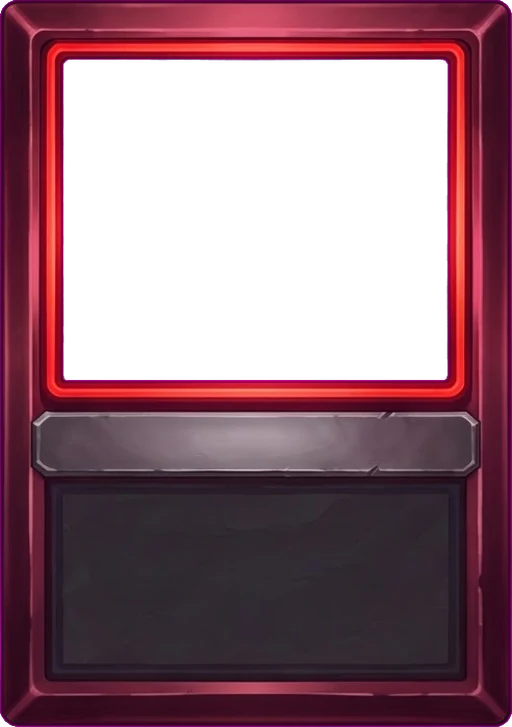
#> input picture assets/quest/frame_attack.webp, 512 x 727 px; its folder holds only this picture in this run
$ python quest_frames.py ../assets/quest/frame_attack.webp
#> lines starting #> are read from the running program, lines starting #| are printed output that depends on the picture; after the words box and inside, x2 and y2 are one past the last pixel; in counts of white or black regions, pixels touching at a corner belong together
"""Quest's card frames: cut the one Gemini sheet (art/QUEST_GEMINI_PROMPTS.md) into the nine files the game loads.

    python3 tools/quest_frames.py art/quest_frames_raw.png [--size 512] [--tol 90] [--check]

The sheet is a 3 x 3 grid: the columns are the card types (attack, skill, power), the rows are the rarities
(common, uncommon, rare). Each cell is cut at exact thirds, the magenta (#FF00FF) keyed out to transparency —
the picture window, the title plate, the rules panel, the cost socket and everything around the card — the card
trimmed to its own bounds and resized to the game's 1 : 1.42, then written as a compressed .webp to assets/quest/.

--check measures the sheet against the rectangles qLay() draws to and writes nothing. Run it first: a frame whose
window is a few percent off crops every illustration, and that is invisible until the art is in the game.

Needs Pillow (pip install pillow); numpy is used when present and is only a speed-up. Nothing else in the repo
depends on it: the game paints the same frames in code until these files are there, and drops them in without a
code change once they are.
"""
import json, os, sys

TYPES = ['attack', 'skill', 'power']          # the columns
RARITY = ['', '_u', '_r']                     # the rows
ROOT = os.path.dirname(os.path.dirname(os.path.abspath(__file__)))
OUT = os.path.join(ROOT, 'assets', 'quest')
LAY = os.path.join(OUT, 'frames.json')        # what each frame actually measures; the game reads it
KEY = (255, 0, 255)                           # the chroma the prompt asks for
TOL = 90                                      # how far from pure magenta still counts as a hole (Gemini shades it)
CORE = 0.62                                   # below TOL * CORE a pixel is fully a hole; above it, it fades out
RATIO = 1.42                                  # the card's height / width, the same number as qLay() in index.html
ROWS = {'common': 0, 'uncommon': 1, 'rare': 2}  # --row <name>: the sheet is that one rarity, three cards across
ROW = None                                    # set from the command line; None means a whole 3 x 3 sheet

# The openings, as fractions of the card box, straight out of qLay(w) in index.html.
# x, y, w, h — the cost socket as the square that bounds its circle.
# Only ONE of the three is a hole. qCard draws the picture, then the frame over it, then the title and
# the rules text on top of the frame — so the picture window must be cut out, while the title plate and the
# rules panel must be painted metal the text can sit on. A plate cut to magenta would show the card's own
# shadow through it behind the words.
SPEC = {
    'picture window': (0.115, 0.100, 0.770, 0.395),   # art: -.385w, -.400h, .770w, .395h
}
PLATES = {
    'title plate':    (0.095, 0.535, 0.810, 0.100),   # nameY .085h is the plate's centre, nameH .100h
    'rules panel':    (0.100, 0.695, 0.800, 0.205),   # txtY .295h is the centre of a .205h panel
}
# The cost gem is NOT an opening. qPaintGem() paints an opaque gem of exactly the gem radius over
# the frame, so a socket cut in the art would be completely hidden: measured, cutting it changes
# 2.06% of the pixels in that corner, which is only the semi-transparent shadow ring at 1.04r.
# Worse, a socket makes the frame asymmetric, and qLay puts the gem in the corner the language
# starts from — so an asymmetric frame has to be mirrored per language, which mirrors its light.
# Keep the frame symmetric and both top corners plain, and none of that arises.
SOCKET = (0.017, 0.004, 0.296, 0.208)             # where the gem lands; must be SOLID in the art
TOLERANCE = 0.02                              # how far an opening may drift before --check calls it out


def key_out(im, tol=TOL):
    """Magenta -> transparent, with the halo around each hole faded instead of left as a purple fringe."""
    im = im.convert('RGBA')
    try:
        import numpy as np
    except ImportError:
        return _key_out_slow(im, tol)
    a = np.asarray(im).astype(np.int16)
    r, g, b = a[..., 0], a[..., 1], a[..., 2]
    # distance from the key, weighted so a reddish or bluish pixel is not eaten
    d = np.maximum(np.maximum(np.abs(r - KEY[0]), np.abs(g - KEY[1])), np.abs(b - KEY[2]))
    core, edge = tol * CORE, float(tol)
    k = np.clip((d - core) / max(1.0, edge - core), 0.0, 1.0)      # 0 = hole, 1 = card
    out = a.copy()
    out[..., 3] = (a[..., 3] * k).astype(np.int16)
    # despill only the half-transparent rim, so a violet or crimson frame is never touched
    rim = (k > 0.0) & (k < 1.0)
    if rim.any():
        mid = ((g + np.minimum(r, b)) // 2).astype(np.int16)
        out[..., 0] = np.where(rim, np.minimum(r, np.maximum(mid, g)), r)
        out[..., 2] = np.where(rim, np.minimum(b, np.maximum(mid, g)), b)
    from PIL import Image
    return Image.fromarray(out.astype('uint8'), 'RGBA')


# [15 lines left out: function _key_out_slow, not called in this run]


_GRID = {}


def _bands(mask, axis, n=3):
    """Where the n solid stripes sit along an axis, from the gaps of keyed background between them."""
    try:
        import numpy as np
    except ImportError:
        return None
    hit = mask.any(axis=axis)
    n = 1 if (axis == 1 and ROW is not None) else n   # --row: one band of rows, three of columns
    runs, start = [], None
    for i, v in enumerate(hit):
        if v and start is None:
            start = i
        elif not v and start is not None:
            runs.append((start, i)); start = None
    if start is not None:
        runs.append((start, len(hit)))
    runs = [r for r in runs if r[1] - r[0] > len(hit) * 0.04]       # ignore specks
    return runs if len(runs) == n else None


def grid(im, tol=TOL):
    """The nine cards' boxes, found rather than assumed.

    A generated sheet rarely lands its cards on exact thirds — the one that prompted this had 113px
    outer margins and 36px gutters, so the left card crossed the first third line and the middle cell
    measured the full cell width. Reading the gutters instead removes the even-grid requirement: the
    columns and rows are wherever the keyed background runs clear through the sheet. Falls back to
    thirds when the sheet has no clean gutters (one blended sheet, a card touching its neighbour).
    """
    key = id(im)
    if key in _GRID:
        return _GRID[key]
    out = None
    try:
        import numpy as np
        a = np.asarray(im.convert('RGB')).astype(int)
        solid = ~((np.abs(a[..., 0] - KEY[0]) < tol) & (a[..., 1] < tol) & (np.abs(a[..., 2] - KEY[2]) < tol))
        cols, rows = _bands(solid, 0), _bands(solid, 1)
        if cols and rows:
            out = [[(cols[c][0], rows[r][0], cols[c][1], rows[r][1]) for c in range(3)] for r in range(len(rows))]
    except ImportError:
        pass
    _GRID[key] = out
    return out


def cell(im, col, row, tol=TOL):
    g = grid(im, tol)
    if g:
        return im.crop(g[0 if ROW is not None else row][col])
    w, h = im.size
    n, r = (1, 0) if ROW is not None else (3, row)
    x0, x1 = round(w * col / 3), round(w * (col + 1) / 3)
    y0, y1 = round(h * r / n), round(h * (r + 1) / n)
    return im.crop((x0, y0, x1, y1))


def rows_wanted():
    """Which (index, suffix) pairs this run touches: every rarity, or just the one --row names."""
    return list(enumerate(RARITY)) if ROW is None else [(ROWS[ROW], RARITY[ROWS[ROW]])]


def card_box(im):
    """The card's own bounds inside its cell, the keyed margin dropped.

    Read from the alpha channel explicitly: Pillow 9.2+ does this for RGBA anyway, older
    Pillow looks at all four bands and would hand back the whole cell."""
    return im.getchannel('A').getbbox()


def measure_frame(im):
    """Where this frame's window and two plates really sit, as fractions of the frame image.

    Three sheets drifted three different ways, so the code reads the art rather than the art obeying
    the code. Returns None when the frame does not look like a card; the game then keeps its constants.

    Measured: the window as a full rectangle, and the two plates as vertical bands only. The widths are
    left to qLay, because the title and the rules are centred and scaled to fit a width anyway — only
    their height on the card has ever been wrong, and detecting a plate's edges by colour is the part
    that would not hold (the rules tablet is nearly the colour of the frame's own body beneath it).

    The window is the largest transparent region not touching the image border. The title bar is found
    by comparing the middle of each row with that row's outer edges: across the bar the middle is a
    different colour from the metal beside it, across the frame's body the two match. The rules tablet
    is then the darkest wide band below the bar — it does not separate by colour, but it does by tone.
    """
    try:
        import numpy as np
    except ImportError:
        return None
    a = np.asarray(im.convert('RGBA')).astype(int)
    H, W, _ = a.shape
    if H < 40 or W < 40:
        return None
    clear = a[..., 3] < 24

    seen = np.zeros_like(clear)
    stack = [(0, x) for x in range(W) if clear[0, x]] + [(H - 1, x) for x in range(W) if clear[H - 1, x]]
    stack += [(y, 0) for y in range(H) if clear[y, 0]] + [(y, W - 1) for y in range(H) if clear[y, W - 1]]
    for y, x in stack:
        seen[y, x] = True

    def flood(st):
        px = []
        while st:
            y, x = st.pop()
            px.append((y, x))
            for ny, nx in ((y - 1, x), (y + 1, x), (y, x - 1), (y, x + 1)):
                if 0 <= ny < H and 0 <= nx < W and clear[ny, nx] and not seen[ny, nx]:
                    seen[ny, nx] = True
                    st.append((ny, nx))
        return px

    flood(stack)                                 # the holes touching the border are the outside
    best = []
    for y in range(H):
        for x in range(W):
            if clear[y, x] and not seen[y, x]:
                seen[y, x] = True
                px = flood([(y, x)])
                if len(px) > len(best):
                    best = px
    if len(best) < W * H * 0.02:
        return None
    ys = np.array([p[0] for p in best]); xs = np.array([p[1] for p in best])
    ax0, ax1, ay0, ay1 = xs.min(), xs.max() + 1, ys.min(), ys.max() + 1
    if ay1 > H * 0.85:
        return None

    rgb, op = a[..., :3], a[..., 3] > 200
    mid = slice(int(W * 0.30), int(W * 0.70))
    edge = np.r_[np.arange(int(W * 0.04), int(W * 0.14)), np.arange(int(W * 0.86), int(W * 0.96))]
    diff, tone = np.full(H, np.nan), np.full(H, np.nan)
    for y in range(ay1, H):
        m, e = op[y, mid], op[y, edge]
        if m.sum() < (mid.stop - mid.start) * 0.6:
            continue
        tone[y] = rgb[y, mid][m].mean()
        if e.sum() >= len(edge) * 0.5:
            diff[y] = np.abs(rgb[y, mid][m].mean(axis=0) - rgb[y, edge][e].mean(axis=0)).mean()
    if np.isnan(diff).all() or np.isnan(tone).all():
        return None

    # [11 lines left out: function runs_over, not called in this run]

    thr = np.nanmin(diff) + (np.nanmax(diff) - np.nanmin(diff)) * 0.40
    bars = runs_over(diff, thr, ay1, H)
    if not bars:
        return None
    name = max(bars, key=lambda r: np.nanmean(diff[r[0]:r[1] + 1]) * (r[1] - r[0]))

    sub = tone[name[1] + 1:]                      # the tablet: the darkest wide band under the bar
    if np.isnan(sub).all():
        return None
    lo_t, hi_t = np.nanmin(sub), np.nanmax(sub)
    if hi_t - lo_t < 6:
        return None
    dark = runs_over(-tone, -(lo_t + (hi_t - lo_t) * 0.45), name[1] + 1, H)
    if not dark:
        return None
    txt = max(dark, key=lambda r: r[1] - r[0])
    if txt[1] - txt[0] < H * 0.08 or name[1] - name[0] < H * 0.02:
        return None
    f4 = lambda v: round(v, 4)
    return {'art': [f4(ax0 / W), f4(ay0 / H), f4((ax1 - ax0) / W), f4((ay1 - ay0) / H)],
            'nameY': f4((name[0] + name[1] + 1) / 2 / H), 'nameH': f4((name[1] + 1 - name[0]) / H),
            'txtY': f4((txt[0] + txt[1] + 1) / 2 / H), 'txtH': f4((txt[1] + 1 - txt[0]) / H)}


# [126 lines left out: functions probe, check, not called in this run]


def main():
    global ROW
    args = [a for a in sys.argv[1:] if not a.startswith('--')]
    size, tol = 512, TOL
    if '--row' in sys.argv:                     # a re-run of one rarity: the sheet is three cards across
        ROW = sys.argv[sys.argv.index('--row') + 1]
        if ROW not in ROWS:
            sys.exit('--row takes one of: ' + ', '.join(ROWS))
        args = [a for a in args if a != ROW]
    if '--size' in sys.argv:
        size = int(sys.argv[sys.argv.index('--size') + 1])
    if '--tol' in sys.argv:
        tol = int(sys.argv[sys.argv.index('--tol') + 1])
    if not args:
        sys.exit(__doc__)
    src = args[0]
    try:
        from PIL import Image
    except ImportError:
        sys.exit('Pillow is needed: pip install pillow')
    sheet = Image.open(src)
#> sheet is the input picture: PIL image 512x727 RGBA; mean R, G, B, A 64.5, 26.8, 39.2, 170.6
    if '--check' in sys.argv:
        sys.exit(check(sheet, tol))
    want = (3 / RATIO) if ROW is not None else (1 / RATIO)   # three across, one or three down
    if abs(sheet.size[0] / sheet.size[1] - want) > 0.08 * max(1, want):
        print('note: the sheet is %dx%d (%.3f wide-to-tall); %s 1:%.2f cards want %.3f'
              % (sheet.size + (sheet.size[0] / sheet.size[1], 'three' if ROW else 'nine', RATIO, want)))
    os.makedirs(OUT, exist_ok=True)
    try:                                        # --row rewrites three entries and leaves the other six
        lay = json.load(open(LAY))
    except Exception:
        lay = {}
    for row, rar in rows_wanted():
        for col, t in enumerate(TYPES):
            im = key_out(cell(sheet, col, row), tol)
#> in grid, `key = id(im)`: key = 139700762725904
#> in grid, `solid = ~((np.abs(a[..., 0] - KEY[0]) < tol) & (a[..., 1] < tol) & (np..`:
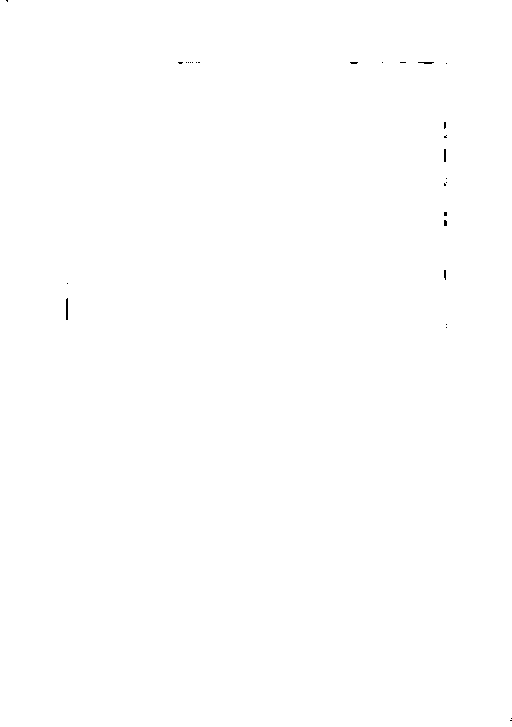
#> solid: shape (727, 512) bool; 99.9% white; black in thin lines or dots
#> the loop in _bands, `for i, v in enumerate(hit):` made 512 passes
#> start on pass 1: 0
#> after the loop in _bands, `for i, v in enumerate(hit):`: runs = []; start = 0
#> in _bands, `runs = [r for r in runs if r[1] - r[0] > len(hit) * 0.04]`: runs = [(0, 512)]
#> the loop in _bands (call 2), `for i, v in enumerate(hit):` made 727 passes
#> in cell, `return im.crop((x0, y0, x1, y1))`:
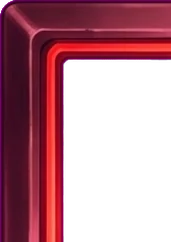
#> returned value: PIL image 171x242 RGBA; mean R, G, B, A 69, 15.8, 28.8, 133.7; transparent parts drawn white
#> in key_out, `r, g, b = a[..., 0], a[..., 1], a[..., 2]`:
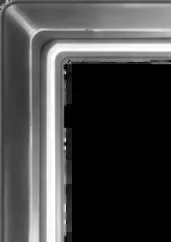
#> r: shape (242, 171) int16; min 0, max 255, mean 69
#> in key_out, `d = np.maximum(np.maximum(np.abs(r - KEY[0]), np.abs(g - KEY[1])), np...`:
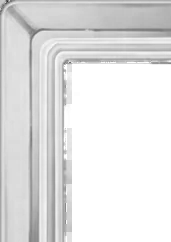
#> d: shape (242, 171) int16; min 46, max 255, mean 226.3
#> in key_out, `out[..., 3] = (a[..., 3] * k).astype(np.int16)`: out: shape (242, 171, 4) int16; mean R, G, B, A 69, 15.8, 28.8, 133.7
#> in key_out, `rim = (k > 0.0) & (k < 1.0)`: rim: shape (242, 171) bool; 0% white in thin lines or dots, all inside (x1, y1, x2, y2) = (6, 0, 8, 1)
#> in key_out, `mid = ((g + np.minimum(r, b)) // 2).astype(np.int16)`:
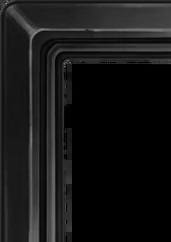
#> mid: shape (242, 171) int16; min 0, max 152, mean 22.1
#> in key_out, `out[..., 0] = np.where(rim, np.minimum(r, np.maximum(mid, g)), r)`: out: shape (242, 171, 4) int16; mean R, G, B, A 69, 15.8, 28.8, 133.7
#> in key_out, `out[..., 2] = np.where(rim, np.minimum(b, np.maximum(mid, g)), b)`: out: shape (242, 171, 4) int16; mean R, G, B, A 69, 15.8, 28.8, 133.7
            box = card_box(im)                  # the card's own bounds, the magenta margin dropped
#> box = (0, 0, 171, 242)
            if box:
                im = im.crop(box)
            ar = im.size[1] / im.size[0]
#> ar = 1.42
            if abs(ar / RATIO - 1) > 0.03:      # resizing keeps every opening at its own percentage of the
                off = (ar / RATIO - 1) * 100    # card, so the layout still lines up -- but the art is stretched
                print('  ! %-12s is h/w %.3f, %+.1f%% off 1:%.2f: the frame will be squeezed to fit.'
                      % (t + (rar or ''), ar, off, RATIO))
                print('    Regenerate the sheet at 1:%.2f. Do not crop to fit -- cropping is what would move'
                      % RATIO)
                print('    the openings off the rectangles qLay() draws to.')
            im = im.resize((size, round(size * RATIO)), Image.LANCZOS)
            path = os.path.join(OUT, 'frame_%s%s.webp' % (t, rar))
            im.save(path, 'WEBP', quality=88, method=6)
            m = measure_frame(Image.open(path))
#> in measure_frame, `clear = a[..., 3] < 24`:
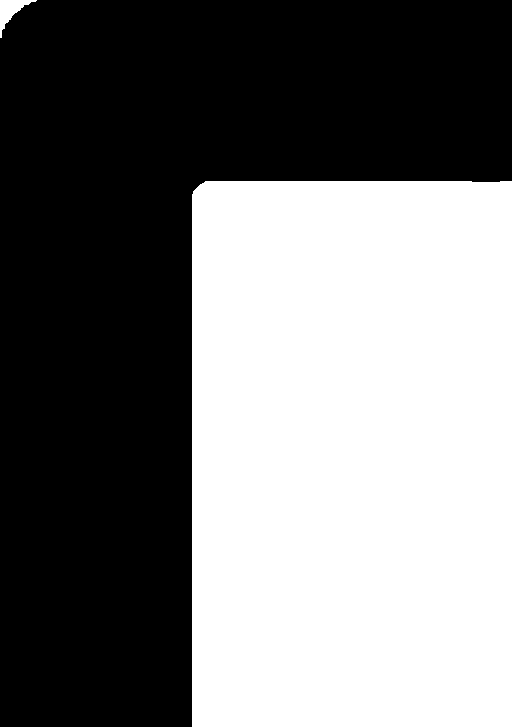
#> clear: shape (727, 512) bool; 47% white; 2 white regions, box (x1, y1, x2, y2) and area: (192, 181, 512, 727) 174619, (0, 0, 37, 38) 495
#> in measure_frame, `stack = [(0, x) for x in range(W) if clear[0, x]] + [(H - 1, x) for x ..`: stack = 357 pairs, first value 0 to 726, second value 0 to 511
#> in measure_frame, `stack += [(y, 0) for y in range(H) if clear[y, 0]] + [(y, W - 1) for y..`: stack = 941 pairs, first value 0 to 726, second value 0 to 511
#> the loop in measure_frame, `for y, x in stack:` made 941 passes
#> (y, x) on passes 1 to 3: (0, 0), (0, 1), (0, 2)
#> after the loop in measure_frame, `for y, x in stack:`:
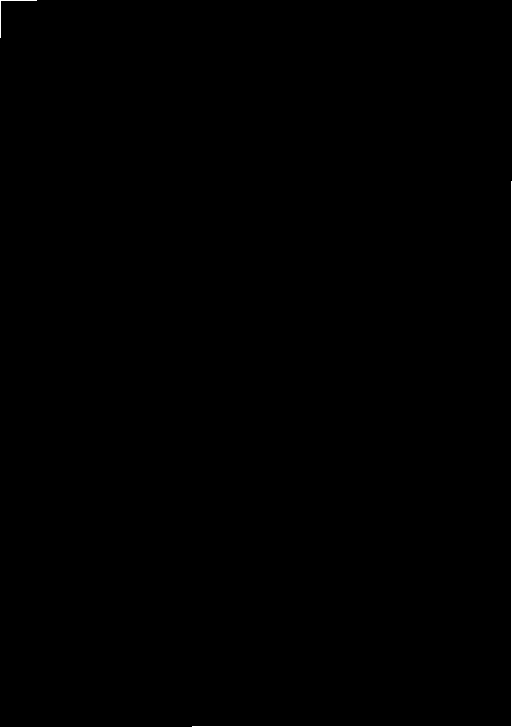
#> seen: shape (727, 512) bool; 0.25% white in thin lines or dots
#> the loop in flood, `while st:` made 175116 passes
#> (y, x) on passes 1 to 3: (726, 511), (725, 511), (725, 510)
#> after the loop in flood, `while st:`: px = 175116 items; st = []
            key = 'frame_%s%s' % (t, rar)
            if m:
                lay[key] = m
                print('%-34s %5.1f KB   window %.3f,%.3f,%.3f,%.3f  name y%.3f  rules y%.3f'
                      % (os.path.relpath(path, ROOT), os.path.getsize(path) / 1024,
                         m['art'][0], m['art'][1], m['art'][2], m['art'][3], m['nameY'], m['txtY']))
            else:
                lay.pop(key, None)
                print('%-34s %5.1f KB   ! could not be measured: the game keeps its own layout for it'
                      % (os.path.relpath(path, ROOT), os.path.getsize(path) / 1024))
    with open(LAY, 'w') as fh:
        json.dump(lay, fh, indent=1, sort_keys=True)
        fh.write('\n')
    print('\n%s: where %d frame(s) really put their window and plates.' % (os.path.relpath(LAY, ROOT), len(lay)))
    print('qLay() reads it per frame, and keeps its own constants for any frame missing from it.')
    print('Add them to git, bump sw.js VERSION so the offline cache picks them up, and reload.')


if __name__ == '__main__':
    main()
